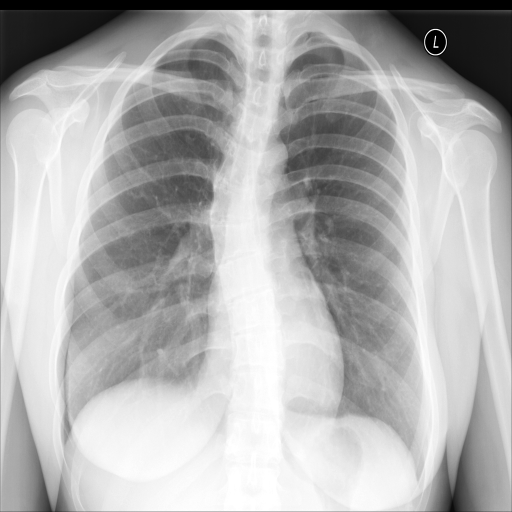
#> input picture TrabalhoPDIav3/processado/basico/teste/normal/NIH_00002770_000.png, 512 x 512 px, found by its file name; its folder holds only this picture in this run
$ python experimento_TOTAL_dataset_yeshua.py   (older library calls are emulated)
#> lines starting #> are read from the running program, lines starting #| are printed output that depends on the picture
import os
import cv2
import numpy as np
import matplotlib.pyplot as plt
import seaborn as sns
from skimage.feature import graycomatrix, graycoprops, local_binary_pattern
from sklearn.svm import SVC
from sklearn.neighbors import KNeighborsClassifier
from sklearn.ensemble import RandomForestClassifier
from sklearn.preprocessing import StandardScaler
from sklearn.metrics import accuracy_score, classification_report, confusion_matrix
import random

# ==========================================
# 1. CONFIGURAÇÕES GLOBAIS E CAMINHOS
# ==========================================
LARGURA, ALTURA = 128, 128

# Você pode alternar para 'realcado' alterando a string abaixo se desejar
TIPO_DADOS = "basico" # Opções: "basico" ou "realcado"
BASE_DIR = f"{os.getcwd()}/processado/{TIPO_DADOS}"

CAMINHOS = {
    'train': os.path.join(BASE_DIR, "treino"),
    'test': os.path.join(BASE_DIR, "teste"),
    'val': os.path.join(BASE_DIR, "validacao")
}

CATEGORIAS = {'normal': 0, 'pneumonia': 1, 'tuberculose': 2}
NOME_CLASSES = ['NORMAL', 'PNEUMONIA', 'TUBERCULOSE']

# Parâmetros de PDI
hog_desc = cv2.HOGDescriptor((LARGURA, ALTURA), (16, 16), (8, 8), (8, 8), 9)
clahe = cv2.createCLAHE(clipLimit=2.0, tileGridSize=(8, 8))

# ==========================================
# 2. FUNÇÕES DE PRÉ-PROCESSAMENTO E EXTRACÃO
# ==========================================
def preprocessar_imagem(caminho_img):
    img = cv2.imread(caminho_img, cv2.IMREAD_GRAYSCALE)
    if img is None:
        return None
    img_res = cv2.resize(img, (LARGURA, ALTURA))
    # Se os dados forem 'basico', aplicamos CLAHE e suavização.
    # Se já forem 'realcado', você pode pular o filtro se preferir.
    if TIPO_DADOS == "basico":
        img_suave = cv2.GaussianBlur(img_res, (3, 3), 0)
        return clahe.apply(img_suave)
    return img_res

def extrair_hog(img):
    return hog_desc.compute(img).flatten()

def extrair_lbp(img, P=8, R=1):
    lbp = local_binary_pattern(img, P, R, method="uniform")
    hist, _ = np.histogram(lbp.ravel(), bins=np.arange(0, P + 3), range=(0, P + 2))
    return hist.astype("float") / (hist.sum() + 1e-6)

def extrair_glcm(img):
    glcm = graycomatrix(img, distances=[1, 3], angles=[0, np.pi/4, np.pi/2], levels=256, symmetric=True, normed=True)
    return np.hstack([
        graycoprops(glcm, 'contrast').ravel(),
        graycoprops(glcm, 'dissimilarity').ravel(),
        graycoprops(glcm, 'homogeneity').ravel(),
        graycoprops(glcm, 'energy').ravel(),
        graycoprops(graycoprops(glcm, 'correlation'), 'correlation').ravel() if 'correlation' in globals() else graycoprops(glcm, 'correlation').ravel()
    ])

# ==========================================
# 3. CARREGAMENTO DOS DADOS (COM OU SEM BALANCEAMENTO)
# ==========================================
def carregar_dados(divisao, balanceado=False, max_por_classe=300):
    caminho_divisao = CAMINHOS[divisao]

    dados = {
        'HOG': {0: [], 1: [], 2: []},
        'LBP': {0: [], 1: [], 2: []},
        'GLCM': {0: [], 1: [], 2: []}
    }

    print(f"Carregando dados de [{divisao}] ({'Balanceado' f' - Máx {max_por_classe}/classe' if balanceado else 'Completo'})...")

    for cat_nome, rotulo in CATEGORIAS.items():
        pasta_cat = os.path.join(caminho_divisao, cat_nome)
        if not os.path.exists(pasta_cat):
            print(f"Aviso: Pasta não encontrada -> {pasta_cat}")
            continue

        arquivos = [os.path.join(pasta_cat, arq) for arq in os.listdir(pasta_cat) if arq.endswith(('.jpeg', '.jpg', '.png'))]
        random.shuffle(arquivos)

        if balanceado:
            arquivos = arquivos[:max_por_classe]

        for caminho in arquivos:
            img = preprocessar_imagem(caminho)
            if img is not None:
                dados['HOG'][rotulo].append(extrair_hog(img))
                dados['LBP'][rotulo].append(extrair_lbp(img))
                dados['GLCM'][rotulo].append(extrair_glcm(img))

    if balanceado:
        # Encontra a menor quantidade entre as classes disponíveis para igualar
        qtds = [len(dados['HOG'][r]) for r in CATEGORIAS.values() if len(dados['HOG'][r]) > 0]
        menor_qtd = min(qtds) if qtds else 0
        print(f"-> {divisao} balanceado: Usando {menor_qtd} amostras por classe.")

        res = {}
        for tec in ['HOG', 'LBP', 'GLCM']:
            X = []
            y = []
            for rotulo in CATEGORIAS.values():
                amostras = dados[tec][rotulo][:menor_qtd]
                X.extend(amostras)
                y.extend([rotulo] * len(amostras))
            res[tec] = (np.array(X), np.array(y))
        return res
    else:
        res = {}
        for tec in ['HOG', 'LBP', 'GLCM']:
            X, y = [], []
            for rotulo in CATEGORIAS.values():
                amostras = dados[tec][rotulo]
                X.extend(amostras)
                y.extend([rotulo] * len(amostras))
            res[tec] = (np.array(X), np.array(y))
        return res

# ==========================================
# 4. EXECUTAR EXPERIMENTOS (LOOP PRINCIPAL)
# ==========================================
def rodar_experimento(balanceado=False):
    # Carrega treino e teste
    treino_por_tec = carregar_dados('train', balanceado=balanceado, max_por_classe=300)
#> in preprocessar_imagem, img is the input picture: shape (512, 512); min 0, max 255, mean 176.2
#> in preprocessar_imagem, `img_suave = cv2.GaussianBlur(img_res, (3, 3), 0)`:
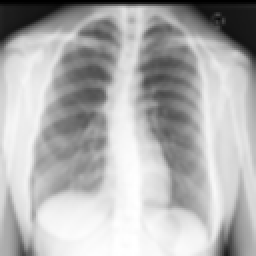
#> img_suave: shape (128, 128) (shown 2 times larger); min 0, max 255, mean 176.6
#> in preprocessar_imagem, `return clahe.apply(img_suave)`:
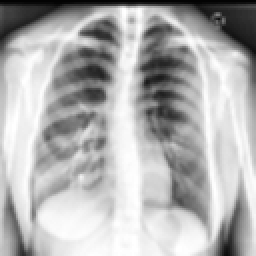
#> returned value: shape (128, 128) (shown 2 times larger); min 3, max 255, mean 177.1
#> in extrair_lbp, `lbp = local_binary_pattern(img, P, R, method="uniform")`:
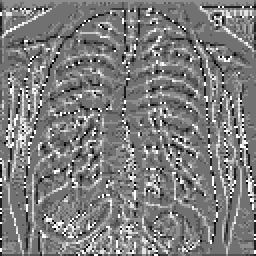
#> lbp: shape (128, 128) float64 (shown 2 times larger); min 0, max 9, mean 4.42; drawn with min black and max white
#> in extrair_lbp, `hist, _ = np.histogram(lbp.ravel(), bins=np.arange(0, P + 3), range=(0..`: hist = [166, 637, 477, 2079, 6879, 3446, 891, 655, 465, 689]
#> pass 2 of the loop in carregar_dados, `for cat_nome, rotulo in CATEGORIAS.items():`:
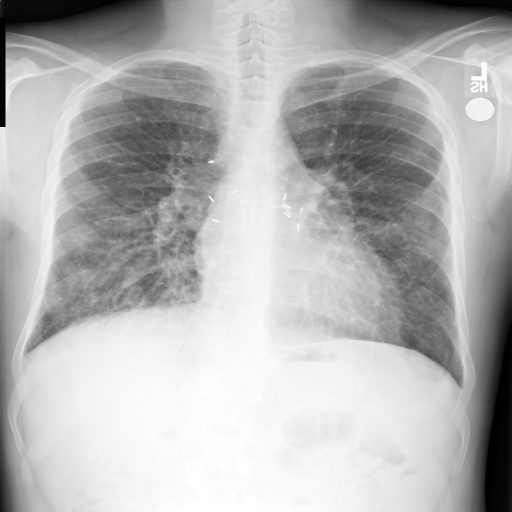
#> input picture TrabalhoPDIav3/processado/basico/teste/pneumonia/NIH_00000218_001.png, 512 x 512 px, found by its file name
#> in preprocessar_imagem, img is the input picture: shape (512, 512); min 0, max 255, mean 180.8
#> in preprocessar_imagem (call 2), `return clahe.apply(img_suave)`:
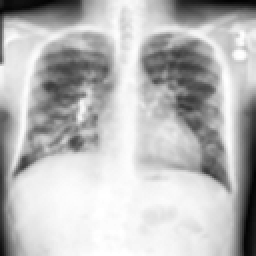
#> returned value: shape (128, 128) (shown 2 times larger); min 3, max 255, mean 185.3
#> in extrair_lbp (call 2), `lbp = local_binary_pattern(img, P, R, method="uniform")`:
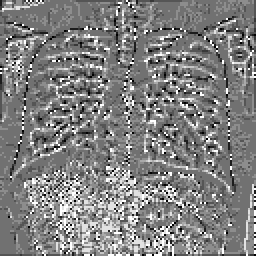
#> lbp: shape (128, 128) float64 (shown 2 times larger); min 0, max 9, mean 4.57; drawn with min black and max white
#> hist = [192, 576, 495, 2089, 6210, 3513, 995, 694, 783, 837]
    teste_por_tec = carregar_dados('test', balanceado=balanceado, max_por_classe=150)
#> pass 2 of the loop in carregar_dados, `for cat_nome, rotulo in CATEGORIAS.items():`:

    classificadores = {
        'SVM (RBF)': SVC(kernel='rbf', C=1.0, random_state=42),
        'KNN (K=5)': KNeighborsClassifier(n_neighbors=5, metric='euclidean'),
        'Random Forest': RandomForestClassifier(n_estimators=100, random_state=42)
    }

    for nome_clf, clf in classificadores.items():
        fig, axes = plt.subplots(1, 3, figsize=(18, 5))
        modo_txt = "Dataset Balanceado" if balanceado else "Dataset Completo"
        fig.suptitle(f'Multiclasse (3 classes) - {nome_clf} ({modo_txt})', fontsize=15)

        print(f"\n================ AVALIAÇÃO: {nome_clf} ({modo_txt}) ================")

        for i, tec in enumerate(['HOG', 'LBP', 'GLCM']):
            X_tr, y_tr = treino_por_tec[tec]
            X_te, y_te = teste_por_tec[tec]

            if len(X_tr) == 0 or len(X_te) == 0:
                print(f"[{tec}] Dados vazios para esta técnica. Pulando...")
                continue

            # Normalização (fundamental para SVM e KNN)
            scaler = StandardScaler()
            X_tr_scaled = scaler.fit_transform(X_tr)
            X_te_scaled = scaler.transform(X_te)

            dados_tr = X_tr if nome_clf == 'Random Forest' else X_tr_scaled
            dados_te = X_te if nome_clf == 'Random Forest' else X_te_scaled

            # Treino e Predição
            clf.fit(dados_tr, y_tr)
            y_pred = clf.predict(dados_te)

            acc = accuracy_score(y_te, y_pred)
            print(f"[{tec:4s}] -> Acurácia Global: {acc*100:.2f}%")

            # Matriz de Confusão Multiclasse (3x3)
            cm = confusion_matrix(y_te, y_pred)

            sns.heatmap(cm, annot=True, fmt='d', cmap='Blues', ax=axes[i],
                        xticklabels=NOME_CLASSES, yticklabels=NOME_CLASSES)
            axes[i].set_title(f"{tec} + {nome_clf}\nAcc: {acc*100:.1f}%")
            axes[i].set_xlabel('Predito')
            axes[i].set_ylabel('Real')

        plt.tight_layout()
        plt.show()
#> this loop made 2 passes
#> pass 1, in rodar_experimento, `plt.show()`:
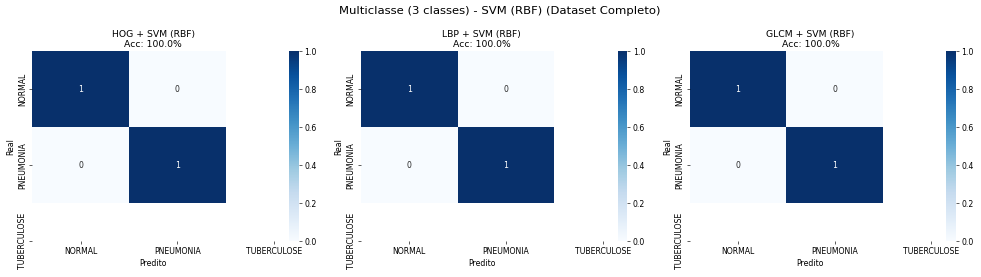
#> figure drawn by matplotlib, 6 panels

# ==========================================
# 5. CHAMADA DOS TESTES
# ==========================================
if __name__ == "__main__":
    print(">>> INICIANDO TESTES COM O DATASET COMPLETO (DESBALANCEADO) <<<")
#> (the run stopped early here; a loop or call above may not have finished)
